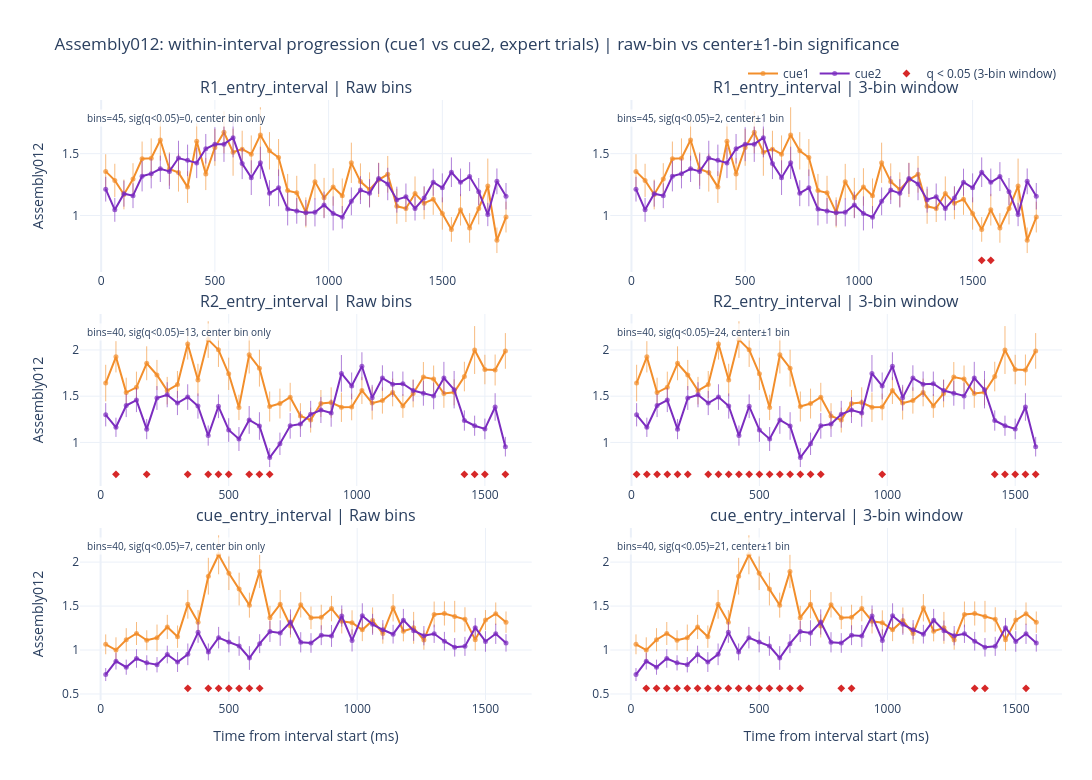

The code cell stored with this chart in its notebook:
### Code cell
# Within-interval progression tests: bin-aligned significance across expert trials (cue-only)
def summarize_binwise_overall(expert_bins_df, group_col, group_a, group_b, intervals=TARGET_INTERVALS, window_half_bins=1):
    rows = []
    for interval in intervals:
        interval_df = expert_bins_df.loc[expert_bins_df['interval_name'] == interval].copy()
        bin_ids = sorted(pd.Series(interval_df['bin_idx'].dropna().unique()).astype(int).tolist())
        for bin_idx in bin_ids:
            center = interval_df.loc[interval_df['bin_idx'] == bin_idx].copy()
            window = interval_df.loc[
                interval_df['bin_idx'].between(bin_idx - window_half_bins, bin_idx + window_half_bins)
            ].copy()
            stats_row = compare_two_groups(window, group_col, group_a, group_b, value_col='assembly_value')
            rows.append({
                'interval_name': interval,
                'bin_idx': int(bin_idx),
                'group_a': group_a,
                'group_b': group_b,
                'bin_center_ms': float(center['bin_center_ms'].median()) if center['bin_center_ms'].notna().any() else np.nan,
                'n_bins_mode': float(center['n_bins'].mode().iloc[0]),
                'window_half_bins': int(window_half_bins),
                'window_n_bins_used': int(window['bin_idx'].nunique()),
                'n_sessions_a': window.loc[window[group_col] == group_a, 'session_id'].nunique(),
                'n_sessions_b': window.loc[window[group_col] == group_b, 'session_id'].nunique(),
                **stats_row,
            })
    out = pd.DataFrame(rows)
    out = out.sort_values(['interval_name', 'bin_idx']).reset_index(drop=True)
    out = add_fdr_by_groups(out, ['interval_name'], p_col='welch_p_two_sided', out_col='welch_fdr_q')
    out = add_fdr_by_groups(out, ['interval_name'], p_col='mw_p_two_sided', out_col='mw_fdr_q')
    return out


def summarize_binwise_group_trajectory(expert_bins_df, group_col, group_order):
    traj = (
        expert_bins_df.groupby(['interval_name', 'bin_idx', group_col], dropna=False)['assembly_value']
        .agg(['mean', 'std', 'count'])
        .reset_index()
        .rename(columns={'count': 'n'})
    )
    centers = (
        expert_bins_df.groupby(['interval_name', 'bin_idx'], dropna=False)['bin_center_ms']
        .median()
        .reset_index()
    )
    traj = traj.merge(centers, on=['interval_name', 'bin_idx'], how='left')
    traj['sem'] = traj['std'] / np.sqrt(traj['n'].where(traj['n'] > 0, np.nan))
    traj[group_col] = pd.Categorical(traj[group_col], categories=group_order, ordered=True)
    return traj.sort_values(['interval_name', 'bin_idx', group_col]).reset_index(drop=True)


def plot_binwise_trajectories_with_significance(traj_df, summary_panels, group_col, group_order, title, colors=None, q_col='welch_fdr_q', show=True):
    if colors is None:
        colors = ['#f28e2b', '#7b2cbf']
    color_map = dict(zip(group_order, colors))

    if isinstance(summary_panels, pd.DataFrame):
        panels = [
            {
                'summary_df': summary_panels,
                'panel_title': 'Binwise test',
                'sig_label': 'q < 0.05',
                'window_desc': '',
            }
        ]
    else:
        panels = []
        for i, spec in enumerate(summary_panels, start=1):
            if isinstance(spec, pd.DataFrame):
                panels.append({
                    'summary_df': spec,
                    'panel_title': f'Panel {i}',
                    'sig_label': 'q < 0.05',
                    'window_desc': '',
                })
            else:
                panels.append({
                    'summary_df': spec['summary_df'],
                    'panel_title': spec.get('panel_title', f'Panel {i}'),
                    'sig_label': spec.get('sig_label', 'q < 0.05'),
                    'window_desc': spec.get('window_desc', ''),
                })

    n_rows = len(TARGET_INTERVALS)
    n_cols = len(panels)
    subplot_titles = [
        f'{interval} | {panel["panel_title"]}'
        for interval in TARGET_INTERVALS
        for panel in panels
    ]
    fig = make_subplots(
        rows=n_rows,
        cols=n_cols,
        shared_xaxes=False,
        shared_yaxes=False,
        subplot_titles=subplot_titles,
        vertical_spacing=0.07,
        horizontal_spacing=0.08,
    )

    for row_idx, interval in enumerate(TARGET_INTERVALS, start=1):
        sub_traj = traj_df.loc[traj_df['interval_name'] == interval].copy()
        group_plot_data = {}
        ymins, ymaxs = [], []

        for grp in group_order:
            g = sub_traj.loc[sub_traj[group_col] == grp].sort_values('bin_idx')
            x = g['bin_center_ms'].to_numpy(dtype=float)
            mean = g['mean'].to_numpy(dtype=float)
            sem = g['sem'].fillna(0).to_numpy(dtype=float)
            group_plot_data[grp] = (x, mean, sem)
            finite = np.isfinite(mean) & np.isfinite(sem)
            if np.any(finite):
                ymins.append(float(np.nanmin(mean[finite] - sem[finite])))
                ymaxs.append(float(np.nanmax(mean[finite] + sem[finite])))

        if ymins and ymaxs:
            ymin = float(np.nanmin(ymins))
            ymax = float(np.nanmax(ymaxs))
        else:
            ymin, ymax = -0.5, 0.5
        yspan = ymax - ymin if np.isfinite(ymax - ymin) and ymax > ymin else 1.0
        y_mark = ymin - 0.05 * yspan
        y_range = [y_mark - 0.08 * yspan, ymax + 0.05 * yspan]

        for col_idx, panel in enumerate(panels, start=1):
            sub_sig = panel['summary_df'].loc[panel['summary_df']['interval_name'] == interval].sort_values('bin_idx').copy()

            for grp in group_order:
                x, mean, sem = group_plot_data[grp]
                fig.add_trace(
                    go.Scatter(
                        x=x,
                        y=mean,
                        mode='lines+markers',
                        line=dict(color=color_map[grp], width=2.0),
                        marker=dict(color=color_map[grp], size=5, opacity=0.7),
                        error_y=dict(type='data', array=sem, visible=True, thickness=0.6, width=0),
                        name=str(grp),
                        legendgroup=str(grp),
                        showlegend=(row_idx == 1 and col_idx == 1),
                        hovertemplate=f'{interval}<br>{grp}<br>Time=%{{x:.1f}} ms<br>Mean=%{{y:.4f}}<extra></extra>',
                    ),
                    row=row_idx, col=col_idx,
                )

            q = sub_sig[q_col].to_numpy(dtype=float) if q_col in sub_sig.columns else np.full(len(sub_sig), np.nan)
            sig = np.isfinite(q) & (q < 0.05)
            if np.any(sig):
                window_desc = panel['window_desc'] if panel['window_desc'] else panel['panel_title']
                fig.add_trace(
                    go.Scatter(
                        x=sub_sig.loc[sig, 'bin_center_ms'],
                        y=np.full(int(sig.sum()), y_mark),
                        mode='markers',
                        marker=dict(size=6, color='#d62828', symbol='diamond'),
                        name=panel['sig_label'],
                        legendgroup=f"sig::{panel['sig_label']}",
                        showlegend=(row_idx == 1),
                        hovertemplate=f"Time=%{{x:.1f}} ms<br>Significant ({window_desc}; Welch FDR q<0.05)<extra></extra>",
                    ),
                    row=row_idx, col=col_idx,
                )

            txt = f"bins={len(sub_sig)}, sig(q<0.05)={int(sig.sum())}"
            if panel['window_desc']:
                txt = f"{txt}, {panel['window_desc']}"
            axis_num = (row_idx - 1) * n_cols + col_idx
            xdom = 'x domain' if axis_num == 1 else f'x{axis_num} domain'
            ydom = 'y domain' if axis_num == 1 else f'y{axis_num} domain'
            fig.add_annotation(
                x=0.01, y=0.95,
                xref=xdom, yref=ydom,
                xanchor='left', yanchor='top',
                text=txt,
                showarrow=False,
                font=dict(size=10),
                bgcolor='rgba(255,255,255,0.75)',
            )
            fig.update_yaxes(range=y_range, row=row_idx, col=col_idx)
            if col_idx == 1:
                fig.update_yaxes(title_text=f'{TARGET_ASSEMBLY}', row=row_idx, col=col_idx)

    for col_idx in range(1, n_cols + 1):
        fig.update_xaxes(title_text='Time from interval start (ms)', row=n_rows, col=col_idx)

    fig.update_layout(
        title=title,
        template='plotly_white',
        height=max(780, 260 * n_rows),
        width=max(1180, 700 * n_cols),
        legend=dict(orientation='h', yanchor='bottom', y=1.02, xanchor='right', x=1.0),
        margin=dict(l=80, r=30, t=100, b=80),
    )

    if show:
        display(fig)
        return None
    return fig


binwise_cue1_vs_cue2_raw = summarize_binwise_overall(expert_bins_ens12, 'cue_label', 'cue1', 'cue2', window_half_bins=0)
binwise_cue1_vs_cue2 = summarize_binwise_overall(expert_bins_ens12, 'cue_label', 'cue1', 'cue2', window_half_bins=1)
bintraj_cue1_vs_cue2 = summarize_binwise_group_trajectory(expert_bins_ens12, 'cue_label', ['cue1', 'cue2'])

print('Within-interval binwise significance summary (expert trials, cue1 vs cue2; Welch tests use center±1 bin window):')
display(
    binwise_cue1_vs_cue2.groupby('interval_name', dropna=False)
    .agg(
        n_bins_tested=('bin_idx', 'size'),
        n_sig_welch_fdr=('welch_fdr_q', lambda s: int((s < 0.05).sum())),
        median_abs_diff=('diff_b_minus_a', lambda s: float(np.nanmedian(np.abs(s)))),
    )
    .reset_index()
)

plot_binwise_trajectories_with_significance(
    bintraj_cue1_vs_cue2,
    [
        {
            'summary_df': binwise_cue1_vs_cue2_raw,
            'panel_title': 'Raw bins',
            'sig_label': 'q < 0.05 (raw bin)',
            'window_desc': 'center bin only',
        },
        {
            'summary_df': binwise_cue1_vs_cue2,
            'panel_title': '3-bin window',
            'sig_label': 'q < 0.05 (3-bin window)',
            'window_desc': 'center±1 bin',
        },
    ],
    group_col='cue_label',
    group_order=['cue1', 'cue2'],
    title=f'{TARGET_ASSEMBLY}: within-interval progression (cue1 vs cue2, expert trials) | raw-bin vs center±1-bin significance',
    colors=['#f28e2b', '#7b2cbf'],
)

### Figure 1 — Plotly figure (JSON) as saved in the notebook; plotly's stock layout.template omitted (floating-point values rounded to 4 significant figures)
{"data": [{"error_y": {"array": [0.1389, 0.1342, 0.1204, 0.1282, 0.1395, 0.1605, 0.1665, 0.135, 0.1533, 0.1281, 0.1451, 0.1297, 0.1486, 0.1697, 0.1903, 0.1487, 0.1517, 0.2234, 0.1511, 0.1498, 0.1346, 0.137, 0.1216, 0.1435, 0.161, 0.1516, 0.1401, 0.1629, 0.1476, 0.1393, 0.139, 0.1484, 0.1413, 0.1097, 0.1386, 0.1299, 0.1254, 0.1304, 0.09962, 0.128, 0.1198, 0.1287, 0.2217, 0.1032, 0.1244], "thickness": 0.6, "type": "data", "visible": true, "width": 0}, "hovertemplate": "R1_entry_interval<br>cue1<br>Time=%{x:.1f} ms<br>Mean=%{y:.4f}<extra></extra>", "legendgroup": "cue1", "line": {"color": "#f28e2b", "width": 2}, "marker": {"color": "#f28e2b", "opacity": 0.7, "size": 5}, "mode": "lines+markers", "name": "cue1", "showlegend": true, "type": "scatter", "x": [20.0, 60.0, 100.0, 140.0, 180.0, 220.0, 260.0, 300.0, 340.0, 380.0, 420.0, 460.0, 500.0, 540.0, 580.0, 620.0, 660.0, 700.0, 740.0, 780.0, 820.0, 860.0, 900.0, 940.0, 980.0, 1020.0, 1060.0, 1100.0, 1140.0, 1180.0, 1220.0, 1260.0, 1300.0, 1340.0, 1380.0, 1420.0, 1460.0, 1500.0, 1540.0, 1580.0, 1620.0, 1660.0, 1700.0, 1740.0, 1780.0], "xaxis": "x", "y": [1.357, 1.284, 1.17, 1.295, 1.459, 1.463, 1.61, 1.376, 1.347, 1.23, 1.601, 1.335, 1.551, 1.672, 1.512, 1.537, 1.496, 1.651, 1.523, 1.469, 1.201, 1.184, 1.025, 1.274, 1.143, 1.231, 1.16, 1.426, 1.274, 1.21, 1.288, 1.333, 1.074, 1.057, 1.177, 1.1, 1.131, 1.016, 0.8876, 1.047, 0.8999, 1.057, 1.239, 0.7998, 0.9875], "yaxis": "y"}, {"error_y": {"array": [0.09989, 0.09651, 0.1052, 0.1004, 0.1228, 0.1193, 0.1065, 0.143, 0.1397, 0.1273, 0.1231, 0.1195, 0.137, 0.1435, 0.1593, 0.1258, 0.1401, 0.1303, 0.105, 0.1489, 0.1325, 0.1039, 0.1043, 0.1136, 0.1076, 0.1375, 0.09112, 0.1124, 0.1125, 0.1149, 0.1248, 0.1312, 0.1051, 0.1079, 0.09692, 0.09713, 0.1094, 0.117, 0.1197, 0.1118, 0.117, 0.1103, 0.09414, 0.1041, 0.1068], "thickness": 0.6, "type": "data", "visible": true, "width": 0}, "hovertemplate": "R1_entry_interval<br>cue2<br>Time=%{x:.1f} ms<br>Mean=%{y:.4f}<extra></extra>", "legendgroup": "cue2", "line": {"color": "#7b2cbf", "width": 2}, "marker": {"color": "#7b2cbf", "opacity": 0.7, "size": 5}, "mode": "lines+markers", "name": "cue2", "showlegend": true, "type": "scatter", "x": [20.0, 60.0, 100.0, 140.0, 180.0, 220.0, 260.0, 300.0, 340.0, 380.0, 420.0, 460.0, 500.0, 540.0, 580.0, 620.0, 660.0, 700.0, 740.0, 780.0, 820.0, 860.0, 900.0, 940.0, 980.0, 1020.0, 1060.0, 1100.0, 1140.0, 1180.0, 1220.0, 1260.0, 1300.0, 1340.0, 1380.0, 1420.0, 1460.0, 1500.0, 1540.0, 1580.0, 1620.0, 1660.0, 1700.0, 1740.0, 1780.0], "xaxis": "x", "y": [1.213, 1.046, 1.177, 1.16, 1.318, 1.339, 1.378, 1.357, 1.465, 1.446, 1.426, 1.54, 1.576, 1.577, 1.629, 1.42, 1.306, 1.426, 1.181, 1.224, 1.052, 1.038, 1.021, 1.026, 1.086, 1.017, 0.9857, 1.115, 1.205, 1.179, 1.299, 1.255, 1.128, 1.151, 1.057, 1.141, 1.269, 1.224, 1.35, 1.268, 1.315, 1.193, 1.008, 1.276, 1.156], "yaxis": "y"}, {"error_y": {"array": [0.1389, 0.1342, 0.1204, 0.1282, 0.1395, 0.1605, 0.1665, 0.135, 0.1533, 0.1281, 0.1451, 0.1297, 0.1486, 0.1697, 0.1903, 0.1487, 0.1517, 0.2234, 0.1511, 0.1498, 0.1346, 0.137, 0.1216, 0.1435, 0.161, 0.1516, 0.1401, 0.1629, 0.1476, 0.1393, 0.139, 0.1484, 0.1413, 0.1097, 0.1386, 0.1299, 0.1254, 0.1304, 0.09962, 0.128, 0.1198, 0.1287, 0.2217, 0.1032, 0.1244], "thickness": 0.6, "type": "data", "visible": true, "width": 0}, "hovertemplate": "R1_entry_interval<br>cue1<br>Time=%{x:.1f} ms<br>Mean=%{y:.4f}<extra></extra>", "legendgroup": "cue1", "line": {"color": "#f28e2b", "width": 2}, "marker": {"color": "#f28e2b", "opacity": 0.7, "size": 5}, "mode": "lines+markers", "name": "cue1", "showlegend": false, "type": "scatter", "x": [20.0, 60.0, 100.0, 140.0, 180.0, 220.0, 260.0, 300.0, 340.0, 380.0, 420.0, 460.0, 500.0, 540.0, 580.0, 620.0, 660.0, 700.0, 740.0, 780.0, 820.0, 860.0, 900.0, 940.0, 980.0, 1020.0, 1060.0, 1100.0, 1140.0, 1180.0, 1220.0, 1260.0, 1300.0, 1340.0, 1380.0, 1420.0, 1460.0, 1500.0, 1540.0, 1580.0, 1620.0, 1660.0, 1700.0, 1740.0, 1780.0], "xaxis": "x2", "y": [1.357, 1.284, 1.17, 1.295, 1.459, 1.463, 1.61, 1.376, 1.347, 1.23, 1.601, 1.335, 1.551, 1.672, 1.512, 1.537, 1.496, 1.651, 1.523, 1.469, 1.201, 1.184, 1.025, 1.274, 1.143, 1.231, 1.16, 1.426, 1.274, 1.21, 1.288, 1.333, 1.074, 1.057, 1.177, 1.1, 1.131, 1.016, 0.8876, 1.047, 0.8999, 1.057, 1.239, 0.7998, 0.9875], "yaxis": "y2"}, {"error_y": {"array": [0.09989, 0.09651, 0.1052, 0.1004, 0.1228, 0.1193, 0.1065, 0.143, 0.1397, 0.1273, 0.1231, 0.1195, 0.137, 0.1435, 0.1593, 0.1258, 0.1401, 0.1303, 0.105, 0.1489, 0.1325, 0.1039, 0.1043, 0.1136, 0.1076, 0.1375, 0.09112, 0.1124, 0.1125, 0.1149, 0.1248, 0.1312, 0.1051, 0.1079, 0.09692, 0.09713, 0.1094, 0.117, 0.1197, 0.1118, 0.117, 0.1103, 0.09414, 0.1041, 0.1068], "thickness": 0.6, "type": "data", "visible": true, "width": 0}, "hovertemplate": "R1_entry_interval<br>cue2<br>Time=%{x:.1f} ms<br>Mean=%{y:.4f}<extra></extra>", "legendgroup": "cue2", "line": {"color": "#7b2cbf", "width": 2}, "marker": {"color": "#7b2cbf", "opacity": 0.7, "size": 5}, "mode": "lines+markers", "name": "cue2", "showlegend": false, "type": "scatter", "x": [20.0, 60.0, 100.0, 140.0, 180.0, 220.0, 260.0, 300.0, 340.0, 380.0, 420.0, 460.0, 500.0, 540.0, 580.0, 620.0, 660.0, 700.0, 740.0, 780.0, 820.0, 860.0, 900.0, 940.0, 980.0, 1020.0, 1060.0, 1100.0, 1140.0, 1180.0, 1220.0, 1260.0, 1300.0, 1340.0, 1380.0, 1420.0, 1460.0, 1500.0, 1540.0, 1580.0, 1620.0, 1660.0, 1700.0, 1740.0, 1780.0], "xaxis": "x2", "y": [1.213, 1.046, 1.177, 1.16, 1.318, 1.339, 1.378, 1.357, 1.465, 1.446, 1.426, 1.54, 1.576, 1.577, 1.629, 1.42, 1.306, 1.426, 1.181, 1.224, 1.052, 1.038, 1.021, 1.026, 1.086, 1.017, 0.9857, 1.115, 1.205, 1.179, 1.299, 1.255, 1.128, 1.151, 1.057, 1.141, 1.269, 1.224, 1.35, 1.268, 1.315, 1.193, 1.008, 1.276, 1.156], "yaxis": "y2"}, {"hovertemplate": "Time=%{x:.1f} ms<br>Significant (center±1 bin; Welch FDR q<0.05)<extra></extra>", "legendgroup": "sig::q < 0.05 (3-bin window)", "marker": {"color": "#d62828", "size": 6, "symbol": "diamond"}, "mode": "markers", "name": "q < 0.05 (3-bin window)", "showlegend": true, "type": "scatter", "x": [1540.0, 1580.0], "xaxis": "x2", "y": [0.6377, 0.6377], "yaxis": "y2"}, {"error_y": {"array": [0.1978, 0.169, 0.161, 0.1693, 0.1833, 0.1627, 0.1489, 0.1464, 0.1675, 0.175, 0.198, 0.1849, 0.1747, 0.1373, 0.2013, 0.1989, 0.1624, 0.1617, 0.1551, 0.1376, 0.1347, 0.1459, 0.1652, 0.159, 0.1445, 0.1467, 0.1778, 0.1422, 0.1498, 0.1285, 0.1511, 0.1619, 0.1468, 0.1544, 0.1407, 0.1598, 0.259, 0.1595, 0.1674, 0.1929], "thickness": 0.6, "type": "data", "visible": true, "width": 0}, "hovertemplate": "R2_entry_interval<br>cue1<br>Time=%{x:.1f} ms<br>Mean=%{y:.4f}<extra></extra>", "legendgroup": "cue1", "line": {"color": "#f28e2b", "width": 2}, "marker": {"color": "#f28e2b", "opacity": 0.7, "size": 5}, "mode": "lines+markers", "name": "cue1", "showlegend": false, "type": "scatter", "x": [20.0, 60.0, 100.0, 140.0, 180.0, 220.0, 260.0, 300.0, 340.0, 380.0, 420.0, 460.0, 500.0, 540.0, 580.0, 620.0, 660.0, 700.0, 740.0, 780.0, 820.0, 860.0, 900.0, 940.0, 980.0, 1020.0, 1060.0, 1100.0, 1140.0, 1180.0, 1220.0, 1260.0, 1300.0, 1340.0, 1380.0, 1420.0, 1460.0, 1500.0, 1540.0, 1580.0], "xaxis": "x3", "y": [1.642, 1.926, 1.539, 1.596, 1.856, 1.729, 1.56, 1.626, 2.064, 1.675, 2.112, 2.001, 1.742, 1.379, 1.947, 1.803, 1.388, 1.42, 1.49, 1.287, 1.242, 1.421, 1.431, 1.38, 1.384, 1.562, 1.425, 1.454, 1.54, 1.394, 1.53, 1.707, 1.685, 1.529, 1.542, 1.712, 1.999, 1.788, 1.783, 1.989], "yaxis": "y3"}, {"error_y": {"array": [0.1256, 0.1041, 0.1247, 0.1299, 0.1089, 0.129, 0.1354, 0.1308, 0.1385, 0.1362, 0.1092, 0.1279, 0.1276, 0.1294, 0.1501, 0.149, 0.1025, 0.121, 0.1385, 0.1394, 0.1451, 0.1404, 0.148, 0.199, 0.1453, 0.1509, 0.1391, 0.1381, 0.1378, 0.1318, 0.1162, 0.1351, 0.1446, 0.1744, 0.2023, 0.1099, 0.1088, 0.1118, 0.1491, 0.1059], "thickness": 0.6, "type": "data", "visible": true, "width": 0}, "hovertemplate": "R2_entry_interval<br>cue2<br>Time=%{x:.1f} ms<br>Mean=%{y:.4f}<extra></extra>", "legendgroup": "cue2", "line": {"color": "#7b2cbf", "width": 2}, "marker": {"color": "#7b2cbf", "opacity": 0.7, "size": 5}, "mode": "lines+markers", "name": "cue2", "showlegend": false, "type": "scatter", "x": [20.0, 60.0, 100.0, 140.0, 180.0, 220.0, 260.0, 300.0, 340.0, 380.0, 420.0, 460.0, 500.0, 540.0, 580.0, 620.0, 660.0, 700.0, 740.0, 780.0, 820.0, 860.0, 900.0, 940.0, 980.0, 1020.0, 1060.0, 1100.0, 1140.0, 1180.0, 1220.0, 1260.0, 1300.0, 1340.0, 1380.0, 1420.0, 1460.0, 1500.0, 1540.0, 1580.0], "xaxis": "x3", "y": [1.299, 1.164, 1.399, 1.458, 1.144, 1.481, 1.515, 1.426, 1.49, 1.393, 1.074, 1.391, 1.134, 1.037, 1.243, 1.178, 0.8363, 0.985, 1.179, 1.198, 1.304, 1.35, 1.318, 1.746, 1.611, 1.824, 1.484, 1.696, 1.629, 1.634, 1.561, 1.532, 1.503, 1.697, 1.57, 1.237, 1.18, 1.146, 1.383, 0.9541], "yaxis": "y3"}, {"hovertemplate": "Time=%{x:.1f} ms<br>Significant (center bin only; Welch FDR q<0.05)<extra></extra>", "legendgroup": "sig::q < 0.05 (raw bin)", "marker": {"color": "#d62828", "size": 6, "symbol": "diamond"}, "mode": "markers", "name": "q < 0.05 (raw bin)", "showlegend": false, "type": "scatter", "x": [60.0, 180.0, 340.0, 420.0, 460.0, 500.0, 580.0, 620.0, 660.0, 1420.0, 1460.0, 1500.0, 1580.0], "xaxis": "x3", "y": [0.655, 0.655, 0.655, 0.655, 0.655, 0.655, 0.655, 0.655, 0.655, 0.655, 0.655, 0.655, 0.655], "yaxis": "y3"}, {"error_y": {"array": [0.1978, 0.169, 0.161, 0.1693, 0.1833, 0.1627, 0.1489, 0.1464, 0.1675, 0.175, 0.198, 0.1849, 0.1747, 0.1373, 0.2013, 0.1989, 0.1624, 0.1617, 0.1551, 0.1376, 0.1347, 0.1459, 0.1652, 0.159, 0.1445, 0.1467, 0.1778, 0.1422, 0.1498, 0.1285, 0.1511, 0.1619, 0.1468, 0.1544, 0.1407, 0.1598, 0.259, 0.1595, 0.1674, 0.1929], "thickness": 0.6, "type": "data", "visible": true, "width": 0}, "hovertemplate": "R2_entry_interval<br>cue1<br>Time=%{x:.1f} ms<br>Mean=%{y:.4f}<extra></extra>", "legendgroup": "cue1", "line": {"color": "#f28e2b", "width": 2}, "marker": {"color": "#f28e2b", "opacity": 0.7, "size": 5}, "mode": "lines+markers", "name": "cue1", "showlegend": false, "type": "scatter", "x": [20.0, 60.0, 100.0, 140.0, 180.0, 220.0, 260.0, 300.0, 340.0, 380.0, 420.0, 460.0, 500.0, 540.0, 580.0, 620.0, 660.0, 700.0, 740.0, 780.0, 820.0, 860.0, 900.0, 940.0, 980.0, 1020.0, 1060.0, 1100.0, 1140.0, 1180.0, 1220.0, 1260.0, 1300.0, 1340.0, 1380.0, 1420.0, 1460.0, 1500.0, 1540.0, 1580.0], "xaxis": "x4", "y": [1.642, 1.926, 1.539, 1.596, 1.856, 1.729, 1.56, 1.626, 2.064, 1.675, 2.112, 2.001, 1.742, 1.379, 1.947, 1.803, 1.388, 1.42, 1.49, 1.287, 1.242, 1.421, 1.431, 1.38, 1.384, 1.562, 1.425, 1.454, 1.54, 1.394, 1.53, 1.707, 1.685, 1.529, 1.542, 1.712, 1.999, 1.788, 1.783, 1.989], "yaxis": "y4"}, {"error_y": {"array": [0.1256, 0.1041, 0.1247, 0.1299, 0.1089, 0.129, 0.1354, 0.1308, 0.1385, 0.1362, 0.1092, 0.1279, 0.1276, 0.1294, 0.1501, 0.149, 0.1025, 0.121, 0.1385, 0.1394, 0.1451, 0.1404, 0.148, 0.199, 0.1453, 0.1509, 0.1391, 0.1381, 0.1378, 0.1318, 0.1162, 0.1351, 0.1446, 0.1744, 0.2023, 0.1099, 0.1088, 0.1118, 0.1491, 0.1059], "thickness": 0.6, "type": "data", "visible": true, "width": 0}, "hovertemplate": "R2_entry_interval<br>cue2<br>Time=%{x:.1f} ms<br>Mean=%{y:.4f}<extra></extra>", "legendgroup": "cue2", "line": {"color": "#7b2cbf", "width": 2}, "marker": {"color": "#7b2cbf", "opacity": 0.7, "size": 5}, "mode": "lines+markers", "name": "cue2", "showlegend": false, "type": "scatter", "x": [20.0, 60.0, 100.0, 140.0, 180.0, 220.0, 260.0, 300.0, 340.0, 380.0, 420.0, 460.0, 500.0, 540.0, 580.0, 620.0, 660.0, 700.0, 740.0, 780.0, 820.0, 860.0, 900.0, 940.0, 980.0, 1020.0, 1060.0, 1100.0, 1140.0, 1180.0, 1220.0, 1260.0, 1300.0, 1340.0, 1380.0, 1420.0, 1460.0, 1500.0, 1540.0, 1580.0], "xaxis": "x4", "y": [1.299, 1.164, 1.399, 1.458, 1.144, 1.481, 1.515, 1.426, 1.49, 1.393, 1.074, 1.391, 1.134, 1.037, 1.243, 1.178, 0.8363, 0.985, 1.179, 1.198, 1.304, 1.35, 1.318, 1.746, 1.611, 1.824, 1.484, 1.696, 1.629, 1.634, 1.561, 1.532, 1.503, 1.697, 1.57, 1.237, 1.18, 1.146, 1.383, 0.9541], "yaxis": "y4"}, {"hovertemplate": "Time=%{x:.1f} ms<br>Significant (center±1 bin; Welch FDR q<0.05)<extra></extra>", "legendgroup": "sig::q < 0.05 (3-bin window)", "marker": {"color": "#d62828", "size": 6, "symbol": "diamond"}, "mode": "markers", "name": "q < 0.05 (3-bin window)", "showlegend": false, "type": "scatter", "x": [20.0, 60.0, 100.0, 140.0, 180.0, 220.0, 300.0, 340.0, 380.0, 420.0, 460.0, 500.0, 540.0, 580.0, 620.0, 660.0, 700.0, 740.0, 980.0, 1420.0, 1460.0, 1500.0, 1540.0, 1580.0], "xaxis": "x4", "y": [0.655, 0.655, 0.655, 0.655, 0.655, 0.655, 0.655, 0.655, 0.655, 0.655, 0.655, 0.655, 0.655, 0.655, 0.655, 0.655, 0.655, 0.655, 0.655, 0.655, 0.655, 0.655, 0.655, 0.655], "yaxis": "y4"}, {"error_y": {"array": [0.113, 0.1456, 0.1315, 0.1308, 0.1142, 0.151, 0.1376, 0.127, 0.1635, 0.1383, 0.2091, 0.2218, 0.1911, 0.1861, 0.1422, 0.1897, 0.1349, 0.1619, 0.1311, 0.1445, 0.1283, 0.1422, 0.1449, 0.1391, 0.1402, 0.1285, 0.1476, 0.1151, 0.156, 0.115, 0.1812, 0.1096, 0.1465, 0.1372, 0.1789, 0.1376, 0.1224, 0.1142, 0.1286, 0.1215], "thickness": 0.6, "type": "data", "visible": true, "width": 0}, "hovertemplate": "cue_entry_interval<br>cue1<br>Time=%{x:.1f} ms<br>Mean=%{y:.4f}<extra></extra>", "legendgroup": "cue1", "line": {"color": "#f28e2b", "width": 2}, "marker": {"color": "#f28e2b", "opacity": 0.7, "size": 5}, "mode": "lines+markers", "name": "cue1", "showlegend": false, "type": "scatter", "x": [20.0, 60.0, 100.0, 140.0, 180.0, 220.0, 260.0, 300.0, 340.0, 380.0, 420.0, 460.0, 500.0, 540.0, 580.0, 620.0, 660.0, 700.0, 740.0, 780.0, 820.0, 860.0, 900.0, 940.0, 980.0, 1020.0, 1060.0, 1100.0, 1140.0, 1180.0, 1220.0, 1260.0, 1300.0, 1340.0, 1380.0, 1420.0, 1460.0, 1500.0, 1540.0, 1580.0], "xaxis": "x5", "y": [1.065, 0.999, 1.117, 1.188, 1.111, 1.139, 1.262, 1.152, 1.52, 1.316, 1.84, 2.083, 1.873, 1.693, 1.511, 1.895, 1.368, 1.521, 1.274, 1.515, 1.366, 1.373, 1.471, 1.328, 1.311, 1.229, 1.337, 1.187, 1.481, 1.214, 1.252, 1.113, 1.405, 1.416, 1.38, 1.349, 1.116, 1.341, 1.412, 1.317], "yaxis": "y5"}, {"error_y": {"array": [0.07393, 0.09534, 0.08626, 0.1057, 0.08627, 0.08717, 0.1005, 0.1126, 0.1232, 0.1187, 0.09619, 0.1225, 0.1174, 0.1114, 0.1348, 0.1076, 0.1194, 0.1454, 0.1436, 0.1151, 0.1117, 0.1129, 0.1247, 0.1204, 0.1263, 0.1422, 0.1197, 0.1102, 0.1066, 0.1276, 0.1155, 0.1098, 0.104, 0.1063, 0.1056, 0.1085, 0.1111, 0.1171, 0.1154, 0.0994], "thickness": 0.6, "type": "data", "visible": true, "width": 0}, "hovertemplate": "cue_entry_interval<br>cue2<br>Time=%{x:.1f} ms<br>Mean=%{y:.4f}<extra></extra>", "legendgroup": "cue2", "line": {"color": "#7b2cbf", "width": 2}, "marker": {"color": "#7b2cbf", "opacity": 0.7, "size": 5}, "mode": "lines+markers", "name": "cue2", "showlegend": false, "type": "scatter", "x": [20.0, 60.0, 100.0, 140.0, 180.0, 220.0, 260.0, 300.0, 340.0, 380.0, 420.0, 460.0, 500.0, 540.0, 580.0, 620.0, 660.0, 700.0, 740.0, 780.0, 820.0, 860.0, 900.0, 940.0, 980.0, 1020.0, 1060.0, 1100.0, 1140.0, 1180.0, 1220.0, 1260.0, 1300.0, 1340.0, 1380.0, 1420.0, 1460.0, 1500.0, 1540.0, 1580.0], "xaxis": "x5", "y": [0.7211, 0.8734, 0.8049, 0.904, 0.8541, 0.8325, 0.949, 0.8631, 0.9512, 1.201, 0.9787, 1.141, 1.091, 1.046, 0.9093, 1.073, 1.211, 1.193, 1.319, 1.088, 1.08, 1.169, 1.16, 1.387, 1.109, 1.39, 1.292, 1.231, 1.18, 1.34, 1.22, 1.163, 1.185, 1.1, 1.031, 1.042, 1.254, 1.098, 1.185, 1.081], "yaxis": "y5"}, {"hovertemplate": "Time=%{x:.1f} ms<br>Significant (center bin only; Welch FDR q<0.05)<extra></extra>", "legendgroup": "sig::q < 0.05 (raw bin)", "marker": {"color": "#d62828", "size": 6, "symbol": "diamond"}, "mode": "markers", "name": "q < 0.05 (raw bin)", "showlegend": false, "type": "scatter", "x": [340.0, 420.0, 460.0, 500.0, 540.0, 580.0, 620.0], "xaxis": "x5", "y": [0.5643, 0.5643, 0.5643, 0.5643, 0.5643, 0.5643, 0.5643], "yaxis": "y5"}, {"error_y": {"array": [0.113, 0.1456, 0.1315, 0.1308, 0.1142, 0.151, 0.1376, 0.127, 0.1635, 0.1383, 0.2091, 0.2218, 0.1911, 0.1861, 0.1422, 0.1897, 0.1349, 0.1619, 0.1311, 0.1445, 0.1283, 0.1422, 0.1449, 0.1391, 0.1402, 0.1285, 0.1476, 0.1151, 0.156, 0.115, 0.1812, 0.1096, 0.1465, 0.1372, 0.1789, 0.1376, 0.1224, 0.1142, 0.1286, 0.1215], "thickness": 0.6, "type": "data", "visible": true, "width": 0}, "hovertemplate": "cue_entry_interval<br>cue1<br>Time=%{x:.1f} ms<br>Mean=%{y:.4f}<extra></extra>", "legendgroup": "cue1", "line": {"color": "#f28e2b", "width": 2}, "marker": {"color": "#f28e2b", "opacity": 0.7, "size": 5}, "mode": "lines+markers", "name": "cue1", "showlegend": false, "type": "scatter", "x": [20.0, 60.0, 100.0, 140.0, 180.0, 220.0, 260.0, 300.0, 340.0, 380.0, 420.0, 460.0, 500.0, 540.0, 580.0, 620.0, 660.0, 700.0, 740.0, 780.0, 820.0, 860.0, 900.0, 940.0, 980.0, 1020.0, 1060.0, 1100.0, 1140.0, 1180.0, 1220.0, 1260.0, 1300.0, 1340.0, 1380.0, 1420.0, 1460.0, 1500.0, 1540.0, 1580.0], "xaxis": "x6", "y": [1.065, 0.999, 1.117, 1.188, 1.111, 1.139, 1.262, 1.152, 1.52, 1.316, 1.84, 2.083, 1.873, 1.693, 1.511, 1.895, 1.368, 1.521, 1.274, 1.515, 1.366, 1.373, 1.471, 1.328, 1.311, 1.229, 1.337, 1.187, 1.481, 1.214, 1.252, 1.113, 1.405, 1.416, 1.38, 1.349, 1.116, 1.341, 1.412, 1.317], "yaxis": "y6"}, {"error_y": {"array": [0.07393, 0.09534, 0.08626, 0.1057, 0.08627, 0.08717, 0.1005, 0.1126, 0.1232, 0.1187, 0.09619, 0.1225, 0.1174, 0.1114, 0.1348, 0.1076, 0.1194, 0.1454, 0.1436, 0.1151, 0.1117, 0.1129, 0.1247, 0.1204, 0.1263, 0.1422, 0.1197, 0.1102, 0.1066, 0.1276, 0.1155, 0.1098, 0.104, 0.1063, 0.1056, 0.1085, 0.1111, 0.1171, 0.1154, 0.0994], "thickness": 0.6, "type": "data", "visible": true, "width": 0}, "hovertemplate": "cue_entry_interval<br>cue2<br>Time=%{x:.1f} ms<br>Mean=%{y:.4f}<extra></extra>", "legendgroup": "cue2", "line": {"color": "#7b2cbf", "width": 2}, "marker": {"color": "#7b2cbf", "opacity": 0.7, "size": 5}, "mode": "lines+markers", "name": "cue2", "showlegend": false, "type": "scatter", "x": [20.0, 60.0, 100.0, 140.0, 180.0, 220.0, 260.0, 300.0, 340.0, 380.0, 420.0, 460.0, 500.0, 540.0, 580.0, 620.0, 660.0, 700.0, 740.0, 780.0, 820.0, 860.0, 900.0, 940.0, 980.0, 1020.0, 1060.0, 1100.0, 1140.0, 1180.0, 1220.0, 1260.0, 1300.0, 1340.0, 1380.0, 1420.0, 1460.0, 1500.0, 1540.0, 1580.0], "xaxis": "x6", "y": [0.7211, 0.8734, 0.8049, 0.904, 0.8541, 0.8325, 0.949, 0.8631, 0.9512, 1.201, 0.9787, 1.141, 1.091, 1.046, 0.9093, 1.073, 1.211, 1.193, 1.319, 1.088, 1.08, 1.169, 1.16, 1.387, 1.109, 1.39, 1.292, 1.231, 1.18, 1.34, 1.22, 1.163, 1.185, 1.1, 1.031, 1.042, 1.254, 1.098, 1.185, 1.081], "yaxis": "y6"}, {"hovertemplate": "Time=%{x:.1f} ms<br>Significant (center±1 bin; Welch FDR q<0.05)<extra></extra>", "legendgroup": "sig::q < 0.05 (3-bin window)", "marker": {"color": "#d62828", "size": 6, "symbol": "diamond"}, "mode": "markers", "name": "q < 0.05 (3-bin window)", "showlegend": false, "type": "scatter", "x": [60.0, 100.0, 140.0, 180.0, 220.0, 260.0, 300.0, 340.0, 380.0, 420.0, 460.0, 500.0, 540.0, 580.0, 620.0, 660.0, 820.0, 860.0, 1340.0, 1380.0, 1540.0], "xaxis": "x6", "y": [0.5643, 0.5643, 0.5643, 0.5643, 0.5643, 0.5643, 0.5643, 0.5643, 0.5643, 0.5643, 0.5643, 0.5643, 0.5643, 0.5643, 0.5643, 0.5643, 0.5643, 0.5643, 0.5643, 0.5643, 0.5643], "yaxis": "y6"}], "layout": {"annotations": [{"font": {"size": 16}, "showarrow": false, "text": "R1_entry_interval | Raw bins", "x": 0.23, "xanchor": "center", "xref": "paper", "y": 1, "yanchor": "bottom", "yref": "paper"}, {"font": {"size": 16}, "showarrow": false, "text": "R1_entry_interval | 3-bin window", "x": 0.77, "xanchor": "center", "xref": "paper", "y": 1, "yanchor": "bottom", "yref": "paper"}, {"font": {"size": 16}, "showarrow": false, "text": "R2_entry_interval | Raw bins", "x": 0.23, "xanchor": "center", "xref": "paper", "y": 0.6433, "yanchor": "bottom", "yref": "paper"}, {"font": {"size": 16}, "showarrow": false, "text": "R2_entry_interval | 3-bin window", "x": 0.77, "xanchor": "center", "xref": "paper", "y": 0.6433, "yanchor": "bottom", "yref": "paper"}, {"font": {"size": 16}, "showarrow": false, "text": "cue_entry_interval | Raw bins", "x": 0.23, "xanchor": "center", "xref": "paper", "y": 0.2867, "yanchor": "bottom", "yref": "paper"}, {"font": {"size": 16}, "showarrow": false, "text": "cue_entry_interval | 3-bin window", "x": 0.77, "xanchor": "center", "xref": "paper", "y": 0.2867, "yanchor": "bottom", "yref": "paper"}, {"bgcolor": "rgba(255,255,255,0.75)", "font": {"size": 10}, "showarrow": false, "text": "bins=45, sig(q<0.05)=0, center bin only", "x": 0.01, "xanchor": "left", "xref": "x domain", "y": 0.95, "yanchor": "top", "yref": "y domain"}, {"bgcolor": "rgba(255,255,255,0.75)", "font": {"size": 10}, "showarrow": false, "text": "bins=45, sig(q<0.05)=2, center±1 bin", "x": 0.01, "xanchor": "left", "xref": "x2 domain", "y": 0.95, "yanchor": "top", "yref": "y2 domain"}, {"bgcolor": "rgba(255,255,255,0.75)", "font": {"size": 10}, "showarrow": false, "text": "bins=40, sig(q<0.05)=13, center bin only", "x": 0.01, "xanchor": "left", "xref": "x3 domain", "y": 0.95, "yanchor": "top", "yref": "y3 domain"}, {"bgcolor": "rgba(255,255,255,0.75)", "font": {"size": 10}, "showarrow": false, "text": "bins=40, sig(q<0.05)=24, center±1 bin", "x": 0.01, "xanchor": "left", "xref": "x4 domain", "y": 0.95, "yanchor": "top", "yref": "y4 domain"}, {"bgcolor": "rgba(255,255,255,0.75)", "font": {"size": 10}, "showarrow": false, "text": "bins=40, sig(q<0.05)=7, center bin only", "x": 0.01, "xanchor": "left", "xref": "x5 domain", "y": 0.95, "yanchor": "top", "yref": "y5 domain"}, {"bgcolor": "rgba(255,255,255,0.75)", "font": {"size": 10}, "showarrow": false, "text": "bins=40, sig(q<0.05)=21, center±1 bin", "x": 0.01, "xanchor": "left", "xref": "x6 domain", "y": 0.95, "yanchor": "top", "yref": "y6 domain"}], "height": 780, "legend": {"orientation": "h", "x": 1, "xanchor": "right", "y": 1.02, "yanchor": "bottom"}, "margin": {"b": 80, "l": 80, "r": 30, "t": 100}, "title": {"text": "Assembly012: within-interval progression (cue1 vs cue2, expert trials) | raw-bin vs center±1-bin significance"}, "width": 1400, "xaxis": {"anchor": "y", "domain": [0, 0.46]}, "xaxis2": {"anchor": "y2", "domain": [0.54, 1]}, "xaxis3": {"anchor": "y3", "domain": [0, 0.46]}, "xaxis4": {"anchor": "y4", "domain": [0.54, 1]}, "xaxis5": {"anchor": "y5", "domain": [0, 0.46], "title": {"text": "Time from interval start (ms)"}}, "xaxis6": {"anchor": "y6", "domain": [0.54, 1], "title": {"text": "Time from interval start (ms)"}}, "yaxis": {"anchor": "x", "domain": [0.7133, 1], "range": [0.5435, 1.934], "title": {"text": "Assembly012"}}, "yaxis2": {"anchor": "x2", "domain": [0.7133, 1], "range": [0.5435, 1.934]}, "yaxis3": {"anchor": "x3", "domain": [0.3567, 0.6433], "range": [0.529, 2.389], "title": {"text": "Assembly012"}}, "yaxis4": {"anchor": "x4", "domain": [0.3567, 0.6433], "range": [0.529, 2.389]}, "yaxis5": {"anchor": "x5", "domain": [0, 0.2867], "range": [0.4316, 2.388], "title": {"text": "Assembly012"}}, "yaxis6": {"anchor": "x6", "domain": [0, 0.2867], "range": [0.4316, 2.388]}}}
